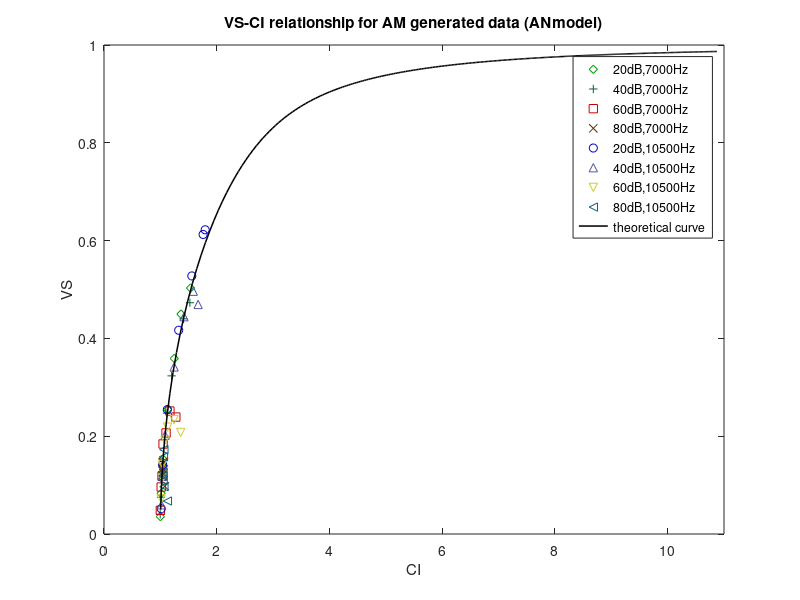

Write the MATLAB code that produced this figure.
%%%%%%%%%%%%%%%%%%%%%%%%%%%%%%%%%%%%%%%%%%%%%%%%%%%%%%%%%%%%%%%%%%%%%%%%%%%
% This script creates the VS-CI plot for the non-AM ANmodel data. The data
% have been preprocessed in analysis_AN_GBC.m. Here, the VS and CI values
% are plotted against each other (color coded for AN/GBC, 40db/70db).
% Furthermore, the theoretical values are drawn into the same plot.
%%%%%%%%%%%%%%%%%%%%%%%%%%%%%%%%%%%%%%%%%%%%%%%%%%%%%%%%%%%%%%%%%%%%%%%%%%%

%% 0. Load the data (further reference: analysis_AN_GBC.m) 
load("VSCI_ANmodel_AM.mat")
VSCIcell = struct2cell(VSCI);  % convert struct to cell array

%% 1. Sample the theoretical VS-CI relationship (for plot)
kappa = 0.1:0.1:38;
VStheo = besseli(1,kappa) ./ besseli(0,kappa);
CItheo = besseli(0,2*kappa) ./ (besseli(0,kappa)).^2;

%% 2. Plot the results
% define colors and symbols for the plot
cols = {[0,0.6,0],[0,0.4,0.2],[0.8,0,0],[0.4,0.2,0], ... 
        [0,0,0.8],[0.33,0.33,0.66],[0.8,0.8,0.2],[0,0.4,0.5]};
symb = {'d', '+', 's', 'x', 'o', '^', 'v', '<'};
    
figure
N = size(VSCIcell, 1);
for k = 1:N
    plot(VSCIcell{k}(:,2), VSCIcell{k}(:,1), symb{k}, 'Color', cols{k})
    hold on
end
plot(CItheo, VStheo, '-', 'LineWidth', 1.1, 'color', 'k')  % theo VS-CI
hold off
title("VS-CI relationship for AM generated data (ANmodel)")
xlabel("CI")
ylabel("VS")
xlim([0,11])
ylim([0,1])
legend("20dB,7000Hz","40dB,7000Hz","60dB,7000Hz","80dB,7000Hz", ...
    "20dB,10500Hz", "40dB,10500Hz", "60dB,10500Hz", "80dB,10500Hz", ...
    "theoretical curve", 'Location', 'best')